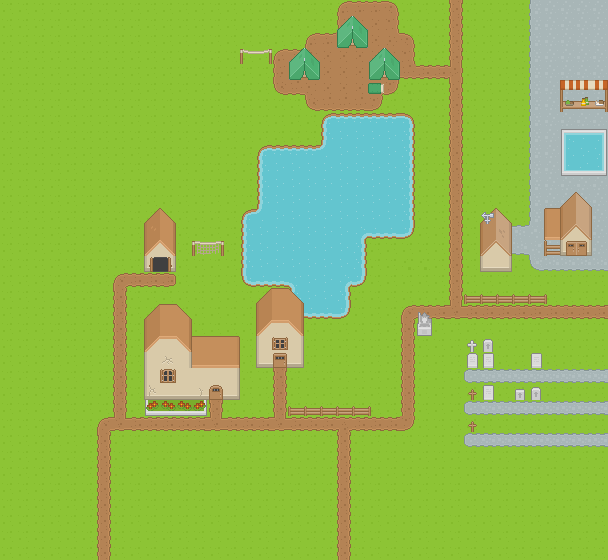

A level layout from a 2D game, rendered from its tile map. Below: a short description, then the map file with tile-grid data replaced by summaries:
An orthogonal 38x35 tile map with 16x16 px tiles, 9 tile layers (Grass / Lake, Paths, House Walls, House Roof, ...) and 227 objects.

<map version="1.10" tiledversion="1.10.2" orientation="orthogonal" renderorder="right-down" width="38" height="35" tilewidth="16" tileheight="16" infinite="0" nextlayerid="17" nextobjectid="230">
 <tileset firstgid="1" name="Roguelike" tilewidth="16" tileheight="16" spacing="1" tilecount="1767" columns="57">
  <image source="roguelikeSheet_transparent.png" width="968" height="526" />
 </tileset>
 <layer id="1" name="Grass / Lake" width="38" height="35">
  <data>[1330 cells, 1330 non-empty, 14 distinct tile ids]</data>
 </layer>
 <layer id="6" name="Paths" width="38" height="35">
  <data>[1330 cells, 251 non-empty, 29 distinct tile ids]</data>
 </layer>
 <group id="15" name="Houses">
  <layer id="3" name="House Walls" width="38" height="35">
   <data>[1330 cells, 53 non-empty, 16 distinct tile ids]</data>
  </layer>
  <layer id="4" name="House Roof" width="38" height="35">
   <data>[1330 cells, 38 non-empty, 19 distinct tile ids]</data>
  </layer>
  <layer id="5" name="House Decoration" width="38" height="35">
   <data>[1330 cells, 14 non-empty, 13 distinct tile ids]</data>
  </layer>
 </group>
 <layer id="16" name="Graveyard" width="38" height="35">
  <data>[1330 cells, 12 non-empty, 9 distinct tile ids]</data>
 </layer>
 <layer id="13" name="Market" width="38" height="35">
  <data>[1330 cells, 15 non-empty, 15 distinct tile ids]</data>
 </layer>
 <layer id="14" name="Fences" width="38" height="35">
  <data>[1330 cells, 12 non-empty, 2 distinct tile ids]</data>
 </layer>
 <layer id="11" name="Camp" width="38" height="35">
  <data>[1330 cells, 15 non-empty, 7 distinct tile ids]</data>
 </layer>
 <objectgroup id="12" name="Misc Decoration">
  <object id="222" gid="471" x="336" y="80" width="16" height="16" />
  <object id="223" gid="612" x="464" y="272" width="16" height="16" />
  <object id="224" gid="1251" x="512" y="288" width="16" height="16" />
  <object id="225" gid="21" x="416" y="304" width="16" height="16" />
  <object id="226" gid="22" x="112" y="480" width="16" height="16" />
  <object id="227" gid="24" x="288" y="384" width="16" height="16" />
  <object id="229" gid="426" x="128" y="272" width="16" height="16" />
 </objectgroup>
 <objectgroup id="7" name="Trees">
  <object id="1" gid="644" x="432" y="496" width="16" height="16" />
  <object id="2" gid="644" x="384" y="496" width="16" height="16" />
  <object id="3" gid="644" x="464" y="480" width="16" height="16" />
  <object id="4" gid="644" x="496" y="464" width="16" height="16" />
  <object id="5" gid="644" x="528" y="480" width="16" height="16" />
  <object id="6" gid="644" x="560" y="496" width="16" height="16" />
  <object id="7" gid="644" x="496" y="464" width="16" height="16" />
  <object id="8" gid="644" x="560" y="432" width="16" height="16" />
  <object id="9" gid="644" x="576" y="464" width="16" height="16" />
  <object id="10" gid="644" x="576" y="400" width="16" height="16" />
  <object id="11" gid="644" x="528" y="352" width="16" height="16" />
  <object id="12" gid="644" x="368" y="448" width="16" height="16" />
  <object id="13" gid="587" x="368" y="432" width="16" height="16" />
  <object id="14" gid="587" x="384" y="480" width="16" height="16" />
  <object id="15" gid="587" x="432" y="480" width="16" height="16" />
  <object id="16" gid="587" x="464" y="464" width="16" height="16" />
  <object id="17" gid="587" x="496" y="448" width="16" height="16" />
  <object id="18" gid="587" x="528" y="464" width="16" height="16" />
  <object id="19" gid="587" x="560" y="480" width="16" height="16" />
  <object id="20" gid="587" x="576" y="448" width="16" height="16" />
  <object id="21" gid="587" x="560" y="416" width="16" height="16" />
  <object id="22" gid="587" x="576" y="384" width="16" height="16" />
  <object id="23" gid="587" x="528" y="336" width="16" height="16" />
  <object id="24" gid="527" x="432" y="432" width="16" height="16" />
  <object id="25" gid="527" x="448" y="400" width="16" height="16" />
  <object id="26" gid="527" x="432" y="352" width="16" height="16" />
  <object id="27" gid="527" x="304" y="464" width="16" height="16" />
  <object id="28" gid="527" x="480" y="208" width="16" height="16" />
  <object id="29" gid="527" x="464" y="192" width="16" height="16" />
  <object id="30" gid="527" x="512" y="96" width="16" height="16" />
  <object id="31" gid="641" x="320" y="384" width="16" height="16" />
  <object id="32" gid="641" x="320" y="336" width="16" height="16" />
  <object id="33" gid="641" x="368" y="256" width="16" height="16" />
  <object id="34" gid="641" x="496" y="176" width="16" height="16" />
  <object id="35" gid="641" x="464" y="128" width="16" height="16" />
  <object id="36" gid="641" x="416" y="128" width="16" height="16" />
  <object id="37" gid="641" x="496" y="48" width="16" height="16" />
  <object id="38" gid="584" x="496" y="32" width="16" height="16" />
  <object id="39" gid="584" x="464" y="112" width="16" height="16" />
  <object id="40" gid="584" x="416" y="112" width="16" height="16" />
  <object id="41" gid="584" x="496" y="160" width="16" height="16" />
  <object id="42" gid="584" x="368" y="240" width="16" height="16" />
  <object id="43" gid="584" x="320" y="320" width="16" height="16" />
  <object id="44" gid="584" x="320" y="368" width="16" height="16" />
  <object id="45" gid="641" x="256" y="128" width="16" height="16" />
  <object id="46" gid="641" x="80" y="352" width="16" height="16" />
  <object id="47" gid="584" x="256" y="112" width="16" height="16" />
  <object id="48" gid="584" x="80" y="336" width="16" height="16" />
  <object id="49" gid="527" x="160" y="448" width="16" height="16" />
  <object id="50" gid="537" x="416" y="48" width="16" height="16" />
  <object id="51" gid="651" x="336" y="400" width="16" height="16" />
  <object id="52" gid="651" x="400" y="32" width="16" height="16" />
  <object id="53" gid="594" x="400" y="16" width="16" height="16" />
  <object id="54" gid="594" x="336" y="384" width="16" height="16" />
  <object id="55" gid="644" x="16" y="416" width="16" height="16" />
  <object id="56" gid="644" x="0" y="336" width="16" height="16" />
  <object id="57" gid="644" x="48" y="320" width="16" height="16" />
  <object id="58" gid="644" x="64" y="304" width="16" height="16" />
  <object id="59" gid="644" x="64" y="272" width="16" height="16" />
  <object id="60" gid="644" x="80" y="256" width="16" height="16" />
  <object id="61" gid="644" x="96" y="240" width="16" height="16" />
  <object id="62" gid="644" x="64" y="240" width="16" height="16" />
  <object id="63" gid="644" x="48" y="256" width="16" height="16" />
  <object id="64" gid="644" x="32" y="240" width="16" height="16" />
  <object id="65" gid="644" x="16" y="256" width="16" height="16" />
  <object id="66" gid="644" x="0" y="272" width="16" height="16" />
  <object id="67" gid="644" x="0" y="240" width="16" height="16" />
  <object id="68" gid="644" x="16" y="224" width="16" height="16" />
  <object id="69" gid="644" x="0" y="208" width="16" height="16" />
  <object id="70" gid="644" x="16" y="192" width="16" height="16" />
  <object id="71" gid="644" x="32" y="208" width="16" height="16" />
  <object id="72" gid="644" x="80" y="224" width="16" height="16" />
  <object id="73" gid="587" x="80" y="208" width="16" height="16" />
  <object id="74" gid="587" x="32" y="192" width="16" height="16" />
  <object id="75" gid="587" x="16" y="176" width="16" height="16" />
  <object id="76" gid="587" x="0" y="192" width="16" height="16" />
  <object id="77" gid="587" x="16" y="208" width="16" height="16" />
  <object id="78" gid="587" x="0" y="224" width="16" height="16" />
  <object id="79" gid="587" x="16" y="240" width="16" height="16" />
  </objectgroup>
 <objectgroup id="8" name="Small Plants">
  <!-- 32 objects omitted --></objectgroup>
 <objectgroup id="9" name="Lake Decoration">
  <!-- 6 objects omitted --></objectgroup>
</map>
<!-- 141 of 227 objects omitted -->
